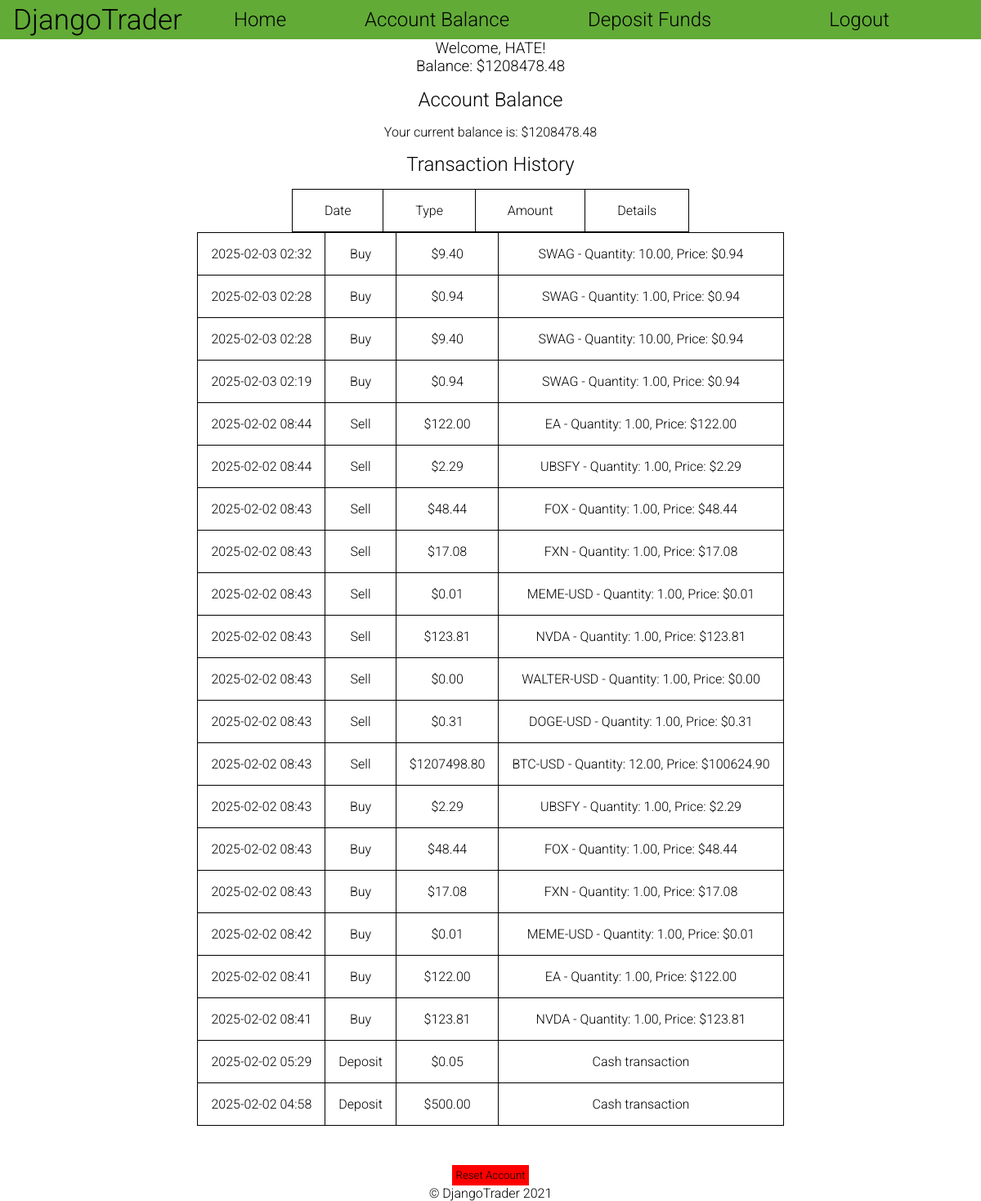
/accounts/balance/ (signed in), run on the app's committed database.
### accounts/models.py (models this page shows, shortened)
class Profile(models.Model):
    user = models.OneToOneField(User, on_delete=models.CASCADE)
    balance = models.DecimalField(max_digits=12, decimal_places=2, default=500.00)
    def get_transactions(self):
        return Transaction.objects.filter(user=self.user).order_by('-timestamp')

class Transaction(models.Model):
    TRANSACTION_TYPES = [
        ('DEPOSIT', 'Deposit'),
        ('STOCK_BUY', 'Stock Buy'),
        ('STOCK_SELL', 'Stock Sell'),
    ]
    user = models.ForeignKey(User, on_delete=models.CASCADE)
    amount = models.DecimalField(max_digits=12, decimal_places=2)
    timestamp = models.DateTimeField(auto_now_add=True)
    transaction_type = models.CharField(max_length=20, choices=TRANSACTION_TYPES, default='DEPOSIT')
    symbol = models.CharField(max_length=10, null=True, blank=True)
    quantity = models.DecimalField(max_digits=12, decimal_places=2, null=True, blank=True)
    price = models.DecimalField(max_digits=12, decimal_places=2, null=True, blank=True)

### accounts/views.py (the view)
# urls.py: path('balance/', views.account_balance, name='balance'),
@login_required
def account_balance(request):
    transactions = request.user.profile.get_transactions()
    context = {
        'balance': request.user.profile.balance,
        'transactions': transactions
    }
    return render(request, 'accounts/balance.html', context)

### accounts/templates/accounts/balance.html (shortened to what this page needs)
{% extends 'trade/base.html' %}
{% load static %}
{% block content %}
    <link href="{% static 'accounts/css/style.css' %}" rel="stylesheet" type="text/css">
    <h2>Account Balance</h2>
    <p>Your current balance is: ${{ balance }}</p>
    <h2>Transaction History</h3>
    {% if transactions %}
        <table class="history-table">
            <thead>
                <tr>
                    <th>Date</th>
                    <th>Type</th>
                    <th>Amount</th>
                    <th>Details</th>
                </tr>
            </thead>
            <tbody>
                {% for transaction in transactions %}
                    <tr>
                        <td>{{ transaction.timestamp|date:"Y-m-d H:i" }}</td>
                        <td>
                            {% if transaction.transaction_type == 'STOCK_BUY' %}
                                Buy
                            {% elif transaction.transaction_type == 'STOCK_SELL' %}
                                Sell
                            {% elif transaction.transaction_type == 'DEPOSIT' %}
                                Deposit
                            {% else %}
                                {{ transaction.transaction_type|title }}
                            {% endif %}
                        </td>
                        <td>${{ transaction.amount }}</td>
                        <td>
                            {% if transaction.symbol %}
                                {{ transaction.symbol }} - Quantity: {{ transaction.quantity }}, Price: ${{ transaction.price }}
                            {% elif transaction.transaction_type == 'DEPOSIT' %}
                                Cash transaction
                            {% endif %}
                        </td>
                    </tr>
                {% endfor %}
            </tbody>
        </table>
    {% else %}
        <p>No transactions found.</p>
    {% endif %}
    <div class="reset-container">
        <form action="{% url 'reset_account' %}" method="post" style="display: inline;">
            <button class="reset-button" type="submit" onclick="return confirm('Are you sure you want to reset your account? This will set your balance to $500 and clear your transaction history.');">
                Reset Account
            </button>
        </form>
    </div>
{% endblock %}

### trade/templates/trade/base.html (shortened to what this page needs)
{% load static %}
<!DOCTYPE html>
<html lang="en">
<head>
    <link href="{% static 'trade/css/style.css' %}" rel="stylesheet" type="text/css">
</head>
<body>
    <nav class="navbar">
        <h1 class="logo"> <a class="nav-logo" href="{% url 'home' %}">DjangoTrader</a></h1>
        <div class="nav-links">
            <a class="nav-item" href="{% url 'home' %}">Home</a>
            {% if user.is_authenticated %}
                <a class="nav-item" href="{% url 'balance' %}">Account Balance</a>
                <a class="nav-item" href="{% url 'deposit' %}">Deposit Funds</a>
                <form class="nav-item" method="post" action="{% url 'logout' %}">
                    <button class="logout-button nav-item" type="submit">Logout</button>
                </form>
            {% else %}
            <a class="nav-item" href="{% url 'login' %}">Login</a>
            {% endif %}
    </div>
    </nav>
    {% if user.is_authenticated %}
        <h3 class="welcome-header">Welcome, {{ user.username }}!
        {% if user.profile %}
            <p id="user-balance">Balance: ${{ user.profile.balance }}</p>
        {% endif %}
    {% else %}
        <h3 class="welcome-header"><a href="{% url 'login' %}">Login</a> or <a href="{% url 'register' %}">Register</a> to start trading.</p>
    {% endif %}
        {% block content %}
        {% endblock %}
    <footer>
        <p>&copy; DjangoTrader 2021</p>
    </footer>
</body>
</html>

### trade/static/trade/css/style.css (style rules this page uses)
* { font-family: 'Roboto', sans-serif; font-weight: 300; margin: 0; padding: 0; text-align: center; }
body { min-height: 100vh; height:100% }
nav { font-family: "Open Sans", serif; display: flex; justify-content: space-between; align-items: center; background-color: #62AB37; height: 3rem; padding: 0 1rem; }
.logo { font-size: 35px; }
.nav-logo { text-decoration: none; color: black; }
.nav-links { display: flex; }
.nav-item { font-size: 1.5rem; margin: 0rem 3rem; text-decoration: none; color: black; }
.logout-button { background: none; border: none; cursor: pointer; padding: 0; }
.welcome-header { text-align: center; margin-bottom: 1rem; }
table { border-collapse: collapse; }
tr, td, th { padding: 1rem; border: black solid 1px; }
button { padding: 0.3rem; border: none; cursor: pointer; background-color: #62AB37; }
a { text-decoration: none; color: #62AB37; }

### accounts/static/accounts/css/style.css (style rules this page uses)
table { display: flex; flex-direction: column; align-items: center; }
th { padding: 1rem 2.43rem }
h2 { margin: 1rem; }
.reset-button { background-color: red; }
.reset-container { margin-top: 3rem; }

### data on the page
Profile: balance "1208478.48"
Transaction: transaction_type "Buy"
Transaction: transaction_type "Buy"
Transaction: transaction_type "Buy"
Transaction: transaction_type "Buy"
Transaction: transaction_type "Sell"
Transaction: transaction_type "Sell"
Transaction: transaction_type "Sell"
Transaction: transaction_type "Sell"
Transaction: transaction_type "Sell"
Transaction: transaction_type "Sell"
Transaction: transaction_type "Sell"
Transaction: transaction_type "Sell"
Transaction: transaction_type "Sell"
Transaction: transaction_type "Buy"
Transaction: transaction_type "Buy"
Transaction: transaction_type "Buy"
Transaction: transaction_type "Buy"
Transaction: transaction_type "Buy"
Transaction: transaction_type "Buy"
Transaction: transaction_type "Deposit"
Transaction: transaction_type "Deposit"

### other printed values
{{ user.username }} "HATE"
{{ user.profile.balance }} "1208478.48"
